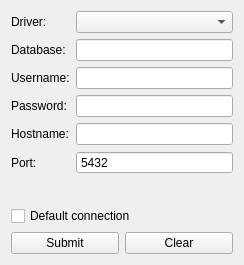
<?xml version="1.0" encoding="UTF-8"?>
<ui version="4.0">
 <class>DBconnection</class>
 <widget class="QWidget" name="DBconnection">
  <property name="geometry">
   <rect>
    <x>0</x>
    <y>0</y>
    <width>244</width>
    <height>265</height>
   </rect>
  </property>
  <property name="windowTitle">
   <string>Connection</string>
  </property>
  <layout class="QGridLayout" name="gridLayout">
   <item row="0" column="0">
    <layout class="QVBoxLayout" name="verticalLayout">
     <item>
      <layout class="QFormLayout" name="formLayout">
       <item row="0" column="0">
        <widget class="QLabel" name="labelDriver">
         <property name="text">
          <string>Driver:</string>
         </property>
        </widget>
       </item>
       <item row="0" column="1">
        <widget class="QComboBox" name="comboBox">
         <property name="currentText">
          <string/>
         </property>
        </widget>
       </item>
       <item row="1" column="0">
        <widget class="QLabel" name="labelDB">
         <property name="text">
          <string>Database:</string>
         </property>
        </widget>
       </item>
       <item row="1" column="1">
        <widget class="QLineEdit" name="editDB"/>
       </item>
       <item row="2" column="0">
        <widget class="QLabel" name="labelUser">
         <property name="text">
          <string>Username:</string>
         </property>
        </widget>
       </item>
       <item row="2" column="1">
        <widget class="QLineEdit" name="editUser"/>
       </item>
       <item row="3" column="0">
        <widget class="QLabel" name="labelPassword">
         <property name="text">
          <string>Password:</string>
         </property>
        </widget>
       </item>
       <item row="3" column="1">
        <widget class="QLineEdit" name="editPassword">
         <property name="echoMode">
          <enum>QLineEdit::Password</enum>
         </property>
        </widget>
       </item>
       <item row="4" column="0">
        <widget class="QLabel" name="labelHost">
         <property name="text">
          <string>Hostname:</string>
         </property>
        </widget>
       </item>
       <item row="4" column="1">
        <widget class="QLineEdit" name="editHost"/>
       </item>
       <item row="5" column="0">
        <widget class="QLabel" name="labelPort">
         <property name="text">
          <string>Port:</string>
         </property>
        </widget>
       </item>
       <item row="5" column="1">
        <widget class="QSpinBox" name="editPort">
         <property name="wrapping">
          <bool>false</bool>
         </property>
         <property name="buttonSymbols">
          <enum>QAbstractSpinBox::NoButtons</enum>
         </property>
         <property name="maximum">
          <number>9999</number>
         </property>
         <property name="value">
          <number>5432</number>
         </property>
        </widget>
       </item>
      </layout>
     </item>
     <item>
      <widget class="QCheckBox" name="checkBox">
       <property name="text">
        <string>Default connection</string>
       </property>
      </widget>
     </item>
     <item>
      <layout class="QHBoxLayout" name="horizontalLayout">
       <item>
        <widget class="QPushButton" name="submitButton">
         <property name="focusPolicy">
          <enum>Qt::StrongFocus</enum>
         </property>
         <property name="text">
          <string>Submit</string>
         </property>
         <property name="autoDefault">
          <bool>true</bool>
         </property>
         <property name="default">
          <bool>false</bool>
         </property>
        </widget>
       </item>
       <item>
        <widget class="QPushButton" name="clearButton">
         <property name="text">
          <string>Clear</string>
         </property>
        </widget>
       </item>
      </layout>
     </item>
    </layout>
   </item>
  </layout>
 </widget>
 <resources/>
 <connections/>
</ui>
